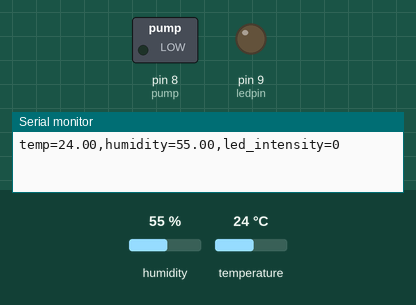
Simulated run of this sketch. Board: Arduino Uno, built with avr-gcc and run on an emulated ATmega328P. On the bench: switched loads named in the sketch (green lamp = pin HIGH), output pins drawn as LEDs (lit = HIGH), the last lines printed to the serial monitor. Inputs (shaded band) come from the test bench; at power-on: humidity 55 %, temperature 24 °C.

Above: at 3.8 s.
3.9 s: humidity set to 22 %
At 12.4 s:
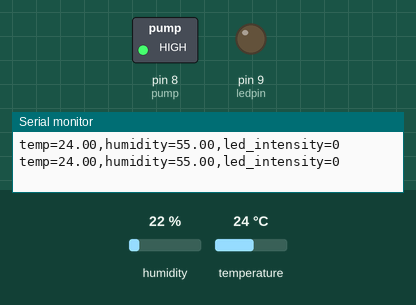
Timing chart, 0 to 13.9 s (numbered marks = the images above; inputs shaded):
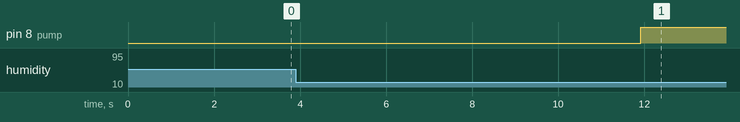

The sketch:

arduinocode1.ino
```cpp
#include"DHT.h"


int a[10];
int ldr=A0 ;
int ledpin= 9;
int ldr_flag=0;
int pump_flag = 0;
int pump = 8;
int i=0;

float h;
float t;


int threshold= 30;
#define DHTPIN 2

#define DHTTYPE DHT11

int dark;
DHT dht(DHTPIN, DHTTYPE);


void setup() {

  pinMode(ledpin, OUTPUT);
  Serial.begin(9600);
  dht.begin();
  // put your setup code here, to run once:
  //humidity();
  //Pump();
}

/*void Pump() {
  if(h<threshold) {
    for(i;i<255;i++){
      analogWrite(pump, i);
      delay(30);
    }pump_flag=1;


  }else{
    for(i=255;i=0;i--){
      analogWrite(pump, i);
      delay(20);
    }
    //digitalWrite(pump, LOW);
    pump_flag =0;

  }
}*/

/*void humidity() {
  while(true) {
    float h = dht.readHumidity();
    //Serial.println(h);
    delay(1000);

    float t = dht.readTemperature();
    delay(1000);
    return;
  }


}*/

void ldr_sensor() {
  int reading = analogRead(ldr);
  int dark = reading/4;

    analogWrite(ledpin, dark);


  //Serial.println(dark);

}

void serialcom() {
  Serial.println(h);
  delay(100);
  Serial.println(t);
  delay(100);
  Serial.println(ldr_flag);
  delay(1000);
  Serial.println(pump_flag);
  delay(1000);

}
void loop() {
  float h = dht.readHumidity();
    // Serial.println(h);
    delay(1000);

    float t = dht.readTemperature();
    // Serial.println(t);
    delay(1000);

    if(h<threshold) {
      for(i;i<255;i++){
        analogWrite(pump, i);
        delay(30);
      }
    pump_flag=1;
    }else {
      for(i=255;i=0;i--){
      analogWrite(pump, i);
      delay(20);
    }
    //digitalWrite(pump, LOW);
    pump_flag =0;

  }
   // float a[4]={t,h,(dark/255)*100,pump_flag};

  Serial.println((String)"temp="+t+",humidity="+h+",led_intensity="+(dark/255)*100);
  /*
  Serial.println((String)"temp="+t);
  Serial.println((String)"humidity="+h);
  Serial.println((String)"intensity="+(dark/255)*100);
  // Serial.println((String)"pump="+pump_flag);
  */
  delay(1000);
  /*Serial.println(ldr_flag);
  delay(1000);
  Serial.println(pump_flag);
  delay(1000);
  //Serial.println("================================================");
  delay(1000);
  //humidity();
  //Pump();
  //serialcom();
  //ldr_sensor();*/


}
```

Measured:
- after the input at 3.9 s, pin 8 (pump): LOW → HIGH after 8.0 s
